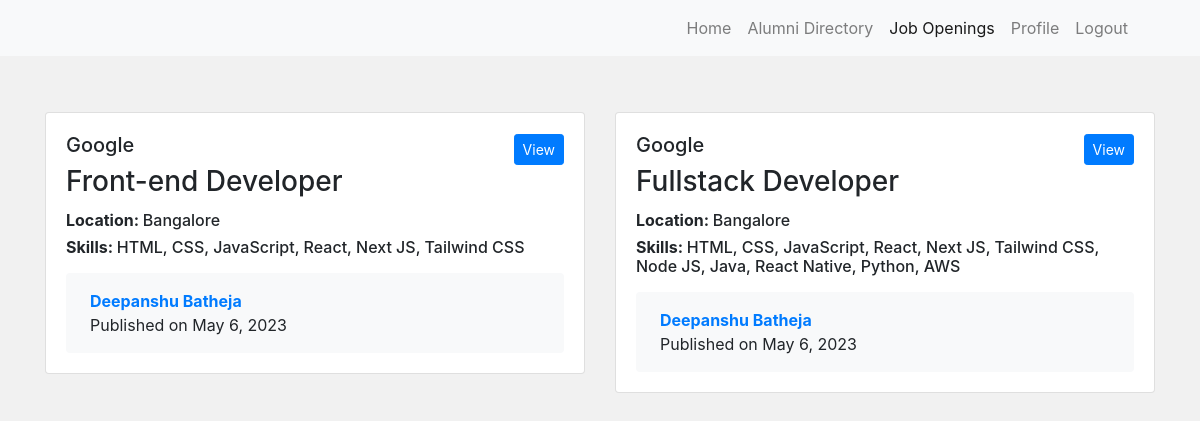
The app's page /jobOpenings/ (signed in) with its own data.
### website/models.py (models this page shows, shortened)
class JobOpening(models.Model):
    id = models.AutoField(primary_key=True)
    user = models.ForeignKey(Account, on_delete=models.CASCADE)
    jobTitle = models.CharField(max_length=100)
    companyName = models.CharField(max_length=250)
    location = models.CharField(max_length=100)
    skills = models.CharField(max_length=500)
    description = models.TextField()
    applyLink = models.CharField(max_length=500)
    postedOn = models.DateField()

class Account(AbstractBaseUser):
    gender_choices = (
        ('Male', 'Male'),
        ('Female', 'Female'),
    )
    role_choices = (
        ('Alumni', 'Alumni'),
        ('Student', 'Student'),
        ('Faculty', 'Faculty'),
    )
    maritalStatus_choices = (
        ('Married', 'Married'),
        ('Unmarried', 'Unmarried'),
        ('Other', 'Other'),
    )
    phoneVisibility_choices = (
        ('Private', 'Private'),
        ('Public', 'Public'),
    )
    id = models.AutoField(primary_key=True)
    username = None
    name = models.CharField(max_length=200)
    email = models.EmailField(verbose_name="email", max_length=100, unique=True)
    role = models.CharField(choices=role_choices, max_length=100)
    gender = models.CharField(choices=gender_choices, max_length=250)
    maritalStatus = models.CharField(choices=maritalStatus_choices, max_length=100)
    location = models.CharField(max_length=100, unique=False)
    phone = models.CharField(max_length=100, unique=True)
    phoneVisibility = models.CharField(max_length=100, choices=phoneVisibility_choices, default='Private')
    isAuthenticated = models.BooleanField(default=False, blank=True)
    date_joined = models.DateTimeField(verbose_name="date joined", auto_now_add=True)
    last_login = models.DateTimeField(verbose_name="last login", auto_now=True)
    is_admin = models.BooleanField(default=False)
    is_active = models.BooleanField(default=True)
    is_staff = models.BooleanField(default=False)
    is_superuser = models.BooleanField(default=False)
    objects = MyAccountManager()
    USERNAME_FIELD = 'email'
    REQUIRED_FIELDS = ['name', 'role', 'gender', 'maritalStatus', 'location', 'phone']
    def __str__(self):
        return self.name

### website/views.py (the view)
# urls.py: path('jobOpenings/', views.jobOpenings, name="jobOpenings"),
@login_required(login_url='login')
def jobOpenings(request):
    jobOpenings = JobOpening.objects.all().order_by('-postedOn')
    context = {
        'jobOpenings': jobOpenings
    }
    return render(request, 'jobOpenings.html', context)

### templates/jobOpenings.html (shortened to what this page needs)
{% extends 'base.html' %}
{% load static %}
{% block content %}
<div class="container alumniDirectory my-5">
    <div class="row">
        {% if jobOpenings %}
        {% for jobs in jobOpenings %}
        <div class="col-xs-12 col-sm-6 col-md-6 my-2">
            <div class="card">
                <div class="card-body">
                    <div class="d-flex align-items-center justify-content-between">
                        <h5 class="card-text">{{jobs.companyName}}</h5>
                        <a href="/jobDetail/{{jobs.id}}/" class="btn btn-primary btn-sm">
                            View
                        </a>
                    </div>
                    <h3 class="card-title">{{jobs.jobTitle}}</h3>
                    <h6><b>Location: </b>{{jobs.location}}</h6>
                    <h6><b>Skills: </b>{{jobs.skills}}</h6>
                    <div class="d-flex align-items-center bg-light p-3 rounded mt-3">
                        <div class="pl-2">
                            <a href="/user/detail/{{jobs.user}}/"><b>{{jobs.user}}</b></a> <br>
                            <span>Published on {{jobs.postedOn}}</span>
                        </div>
                    </div>
                </div>
            </div>
        </div>
        {% endfor %}
        {% else %}
        <h1>No Job Openings</h1>
        {% endif %}
    </div>
</div>
{% endblock %}

### templates/base.html (shortened to what this page needs)
{% load static %}
<!DOCTYPE html>
<html lang="en">
<head>
    <link rel="stylesheet" href="https://cdn.jsdelivr.net/npm/bootstrap@4.6.2/dist/css/bootstrap.min.css"
>
    <link rel="stylesheet" href="https://cdnjs.cloudflare.com/ajax/libs/font-awesome/4.7.0/css/font-awesome.min.css" />
    <link rel="stylesheet" href="{% static 'style.css' %}" />
</head>
<body>
    <nav class="navbar navbar-expand-lg navbar-light bg-light">
        {% if '/addFacultyInformation' == request.path or '/addBasicInformation' == request.path %}
        <span></span>
        {% else %}
        <div class="collapse navbar-collapse" id="navbarSupportedContent">
            <ul class="navbar-nav ml-auto mr-5 pl-4">
                {% if request.user.is_authenticated %}
                <li class="nav-item">
                    <a {% if '/' == request.path %} class="nav-link active" {% else %} class="nav-link" {% endif %} href="/">
                        Home <span class="sr-only">(current)</span>
                    </a>
                </li>
                <li class="nav-item">
                    <a {% if '/alumniDirectory/' == request.path %} class="nav-link active" {% else %} class="nav-link" {% endif %} href="/alumniDirectory/">Alumni Directory</a>
                </li>
                {% if request.user.role == 'Student' %}
                {% if request.user.isAuthenticated %}
                <li class="nav-item">
                    <a {% if '/jobOpenings/' == request.path %} class="nav-link active" {% else %} class="nav-link" {% endif %}
                        href="/jobOpenings/">Job Openings</a>
                </li>
                {% endif %}
                {% endif %}
                <li class="nav-item">
                    <a {% if '/profile/' == request.path or '/editProfile/' == request.path or '/addWorkExperience/' == request.path %} class="nav-link active" {% else %} class="nav-link" {% endif %} href="/profile/">
                        Profile
                    </a>
                </li>
                <li class="nav-item">
                    <a class="nav-link" href="/signout/">Logout</a>
                </li>
                {% endif %}
            </ul>
        </div>
        {% endif %}
    </nav>
    {% block content %} {% endblock %}
</body>
</html>

### static/style.css (style rules this page uses)
* { margin: 0; padding: 0; box-sizing: border-box; }
body { background: #f1f1f1; }

### records on screen
JobOpening: companyName "Google", jobTitle "Front-end Developer", location "Bangalore", skills "HTML, CSS, JavaScript, React, Next JS, Tailwind CSS", user "Deepanshu Batheja", postedOn "May 6, 2023"
JobOpening: companyName "Google", jobTitle "Fullstack Developer", location "Bangalore", skills "HTML, CSS, JavaScript, React, Next JS, Tailwind CSS, Node JS, Java, React Native, Python, AWS", user "Deepanshu Batheja", postedOn "May 6, 2023"
